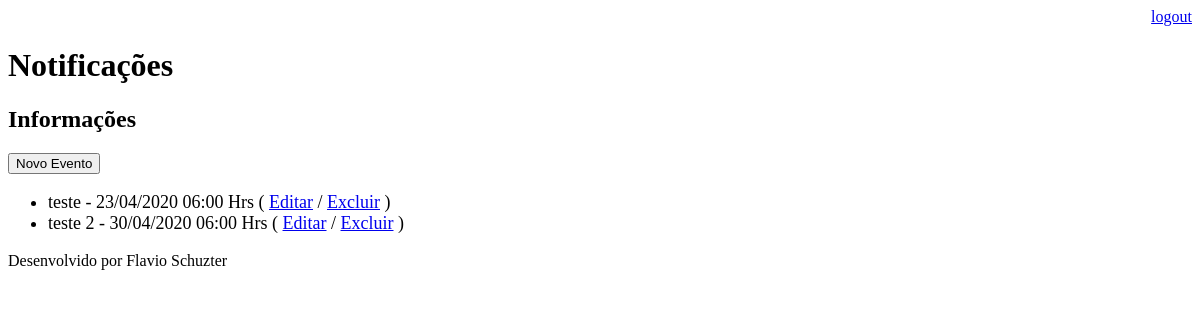
The app's page /informacoes/ (signed in), older data.
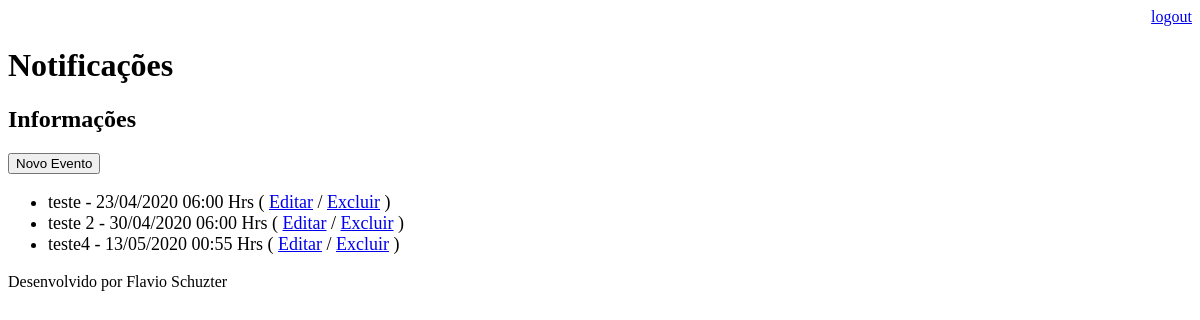
The same page, newer data.
### core/models.py (models this page shows, shortened)
class Evento(models.Model):
    titulo = models.CharField(max_length=100)
    descricao = models.TextField(blank=True,null=True)
    data_evento = models.DateTimeField(verbose_name='Data do Evento')
    data_criacao = models.DateTimeField(auto_now=True, verbose_name='Data de Criação')
    usuario = models.ForeignKey(User, on_delete=models.CASCADE)
    class Meta:
        db_table = 'evento'
    def get_data_evento(self):
        return self.data_evento.strftime('%d/%m/%Y %H:%M Hrs')
    def get_evento_atrasado(self):
        if self.data_evento < datetime.now():
            return True
        else:
            return False

### core/views.py (the view)
# urls.py: path('informacoes/', views.lista_eventos),
@login_required(login_url='/login/')
def lista_eventos(request):
    usuario = request.user
    data_atual = datetime.now() - timedelta(hours=1)
    evento = Evento.objects.filter(usuario=usuario,
                                   data_evento__gt=data_atual)
    dados = {'evento':evento}
    return render(request, 'Informacoes.html', dados)

### Template/Informacoes.html (shortened to what this page needs)
{% extends "model-page.html" %}
{% block content %}
    <h2>Informações</h2>
    <a href="evento/">
        <button type="button">Novo Evento</button>
    </a>
    <ul style="font-size: 18px">
        {% for evento in evento %}
            <li>
                <div style=>
                    {{ evento.titulo}} - {{evento.get_data_evento}}
                    ( <a href="evento/?id={{evento.id}}">Editar</a>
                    / <a href="evento/delete/{{ evento.id}}/">Excluir</a> )
                </div>
            </li>
        {% endfor %}
    </ul>
{% endblock %}

Row changes from the older to the newer data that the page shows:
added Evento: titulo "teste4", get_data_evento "13/05/2020 00:55 Hrs"
